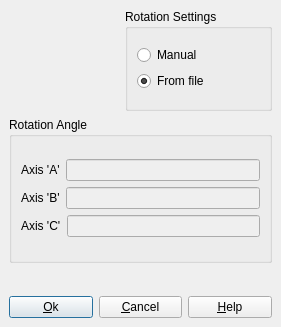
<?xml version="1.0" encoding="UTF-8"?>
<ui version="4.0">
 <class>RotAxisSetting</class>
 <widget class="QDialog" name="RotAxisSetting">
  <property name="geometry">
   <rect>
    <x>0</x>
    <y>0</y>
    <width>281</width>
    <height>327</height>
   </rect>
  </property>
  <property name="windowTitle">
   <string>Rotary Axes Settings</string>
  </property>
  <property name="windowIcon">
   <iconset>
    <normaloff>:/new/prefix1/images/appicon.png</normaloff>:/new/prefix1/images/appicon.png</iconset>
  </property>
  <layout class="QGridLayout">
   <property name="leftMargin">
    <number>9</number>
   </property>
   <property name="topMargin">
    <number>9</number>
   </property>
   <property name="rightMargin">
    <number>9</number>
   </property>
   <property name="bottomMargin">
    <number>9</number>
   </property>
   <property name="spacing">
    <number>6</number>
   </property>
   <item row="0" column="0">
    <layout class="QVBoxLayout">
     <property name="spacing">
      <number>6</number>
     </property>
     <property name="leftMargin">
      <number>0</number>
     </property>
     <property name="topMargin">
      <number>0</number>
     </property>
     <property name="rightMargin">
      <number>0</number>
     </property>
     <property name="bottomMargin">
      <number>0</number>
     </property>
     <item>
      <layout class="QVBoxLayout">
       <property name="spacing">
        <number>6</number>
       </property>
       <property name="leftMargin">
        <number>0</number>
       </property>
       <property name="topMargin">
        <number>0</number>
       </property>
       <property name="rightMargin">
        <number>0</number>
       </property>
       <property name="bottomMargin">
        <number>0</number>
       </property>
       <item>
        <layout class="QHBoxLayout">
         <property name="spacing">
          <number>6</number>
         </property>
         <property name="leftMargin">
          <number>0</number>
         </property>
         <property name="topMargin">
          <number>0</number>
         </property>
         <property name="rightMargin">
          <number>0</number>
         </property>
         <property name="bottomMargin">
          <number>0</number>
         </property>
         <item>
          <widget class="QLabel" name="pixmapLabel1">
           <property name="maximumSize">
            <size>
             <width>110</width>
             <height>110</height>
            </size>
           </property>
           <property name="pixmap">
            <pixmap resource="Virmac.qrc">:/images/rotax.png</pixmap>
           </property>
           <property name="scaledContents">
            <bool>true</bool>
           </property>
          </widget>
         </item>
         <item>
          <widget class="QGroupBox" name="groupBox">
           <property name="minimumSize">
            <size>
             <width>108</width>
             <height>102</height>
            </size>
           </property>
           <property name="title">
            <string>Rotation Settings</string>
           </property>
           <layout class="QGridLayout">
            <property name="leftMargin">
             <number>9</number>
            </property>
            <property name="topMargin">
             <number>9</number>
            </property>
            <property name="rightMargin">
             <number>9</number>
            </property>
            <property name="bottomMargin">
             <number>9</number>
            </property>
            <property name="spacing">
             <number>6</number>
            </property>
            <item row="0" column="0">
             <layout class="QVBoxLayout">
              <property name="spacing">
               <number>6</number>
              </property>
              <property name="leftMargin">
               <number>0</number>
              </property>
              <property name="topMargin">
               <number>0</number>
              </property>
              <property name="rightMargin">
               <number>0</number>
              </property>
              <property name="bottomMargin">
               <number>0</number>
              </property>
              <item>
               <widget class="QRadioButton" name="radioButton1">
                <property name="text">
                 <string>Manual</string>
                </property>
               </widget>
              </item>
              <item>
               <widget class="QRadioButton" name="radioButton2">
                <property name="text">
                 <string>From file</string>
                </property>
                <property name="checked">
                 <bool>true</bool>
                </property>
               </widget>
              </item>
             </layout>
            </item>
           </layout>
          </widget>
         </item>
        </layout>
       </item>
       <item>
        <widget class="QGroupBox" name="groupBox_2">
         <property name="minimumSize">
          <size>
           <width>226</width>
           <height>146</height>
          </size>
         </property>
         <property name="title">
          <string>Rotation Angle</string>
         </property>
         <layout class="QGridLayout">
          <property name="leftMargin">
           <number>9</number>
          </property>
          <property name="topMargin">
           <number>9</number>
          </property>
          <property name="rightMargin">
           <number>9</number>
          </property>
          <property name="bottomMargin">
           <number>9</number>
          </property>
          <property name="spacing">
           <number>6</number>
          </property>
          <item row="0" column="0">
           <layout class="QVBoxLayout">
            <property name="spacing">
             <number>6</number>
            </property>
            <property name="leftMargin">
             <number>0</number>
            </property>
            <property name="topMargin">
             <number>0</number>
            </property>
            <property name="rightMargin">
             <number>0</number>
            </property>
            <property name="bottomMargin">
             <number>0</number>
            </property>
            <item>
             <layout class="QHBoxLayout">
              <property name="spacing">
               <number>6</number>
              </property>
              <property name="leftMargin">
               <number>0</number>
              </property>
              <property name="topMargin">
               <number>0</number>
              </property>
              <property name="rightMargin">
               <number>0</number>
              </property>
              <property name="bottomMargin">
               <number>0</number>
              </property>
              <item>
               <widget class="QLabel" name="textLabel1">
                <property name="sizePolicy">
                 <sizepolicy hsizetype="Fixed" vsizetype="Fixed">
                  <horstretch>0</horstretch>
                  <verstretch>0</verstretch>
                 </sizepolicy>
                </property>
                <property name="text">
                 <string>Axis 'A'</string>
                </property>
               </widget>
              </item>
              <item>
               <widget class="QLineEdit" name="lineEditA">
                <property name="enabled">
                 <bool>false</bool>
                </property>
               </widget>
              </item>
             </layout>
            </item>
            <item>
             <layout class="QHBoxLayout">
              <property name="spacing">
               <number>6</number>
              </property>
              <property name="leftMargin">
               <number>0</number>
              </property>
              <property name="topMargin">
               <number>0</number>
              </property>
              <property name="rightMargin">
               <number>0</number>
              </property>
              <property name="bottomMargin">
               <number>0</number>
              </property>
              <item>
               <widget class="QLabel" name="textLabel2">
                <property name="sizePolicy">
                 <sizepolicy hsizetype="Fixed" vsizetype="Fixed">
                  <horstretch>0</horstretch>
                  <verstretch>0</verstretch>
                 </sizepolicy>
                </property>
                <property name="text">
                 <string>Axis 'B'</string>
                </property>
               </widget>
              </item>
              <item>
               <widget class="QLineEdit" name="lineEditB">
                <property name="enabled">
                 <bool>false</bool>
                </property>
               </widget>
              </item>
             </layout>
            </item>
            <item>
             <layout class="QHBoxLayout">
              <property name="spacing">
               <number>6</number>
              </property>
              <property name="leftMargin">
               <number>0</number>
              </property>
              <property name="topMargin">
               <number>0</number>
              </property>
              <property name="rightMargin">
               <number>0</number>
              </property>
              <property name="bottomMargin">
               <number>0</number>
              </property>
              <item>
               <widget class="QLabel" name="textLabel3">
                <property name="sizePolicy">
                 <sizepolicy hsizetype="Fixed" vsizetype="Fixed">
                  <horstretch>0</horstretch>
                  <verstretch>0</verstretch>
                 </sizepolicy>
                </property>
                <property name="text">
                 <string>Axis 'C'</string>
                </property>
               </widget>
              </item>
              <item>
               <widget class="QLineEdit" name="lineEditC">
                <property name="enabled">
                 <bool>false</bool>
                </property>
               </widget>
              </item>
             </layout>
            </item>
           </layout>
          </item>
         </layout>
        </widget>
       </item>
      </layout>
     </item>
     <item>
      <spacer>
       <property name="orientation">
        <enum>Qt::Vertical</enum>
       </property>
       <property name="sizeHint" stdset="0">
        <size>
         <width>20</width>
         <height>40</height>
        </size>
       </property>
      </spacer>
     </item>
     <item>
      <layout class="QHBoxLayout">
       <property name="spacing">
        <number>6</number>
       </property>
       <property name="leftMargin">
        <number>0</number>
       </property>
       <property name="topMargin">
        <number>0</number>
       </property>
       <property name="rightMargin">
        <number>0</number>
       </property>
       <property name="bottomMargin">
        <number>0</number>
       </property>
       <item>
        <widget class="QPushButton" name="okButton">
         <property name="text">
          <string>&amp;Ok</string>
         </property>
         <property name="icon">
          <iconset>
           <normaloff>image2</normaloff>image2</iconset>
         </property>
        </widget>
       </item>
       <item>
        <widget class="QPushButton" name="cancelButton">
         <property name="text">
          <string>&amp;Cancel</string>
         </property>
         <property name="icon">
          <iconset>
           <normaloff>image3</normaloff>image3</iconset>
         </property>
        </widget>
       </item>
       <item>
        <widget class="QPushButton" name="helpButton">
         <property name="text">
          <string>&amp;Help</string>
         </property>
         <property name="icon">
          <iconset>
           <normaloff>image4</normaloff>image4</iconset>
         </property>
         <property name="shortcut">
          <string>Alt+H</string>
         </property>
        </widget>
       </item>
      </layout>
     </item>
    </layout>
   </item>
  </layout>
 </widget>
 <layoutdefault spacing="6" margin="11"/>
 <tabstops>
  <tabstop>okButton</tabstop>
  <tabstop>cancelButton</tabstop>
 </tabstops>
 <resources>
  <include location="Virmac.qrc"/>
 </resources>
 <connections>
  <connection>
   <sender>okButton</sender>
   <signal>clicked()</signal>
   <receiver>RotAxisSetting</receiver>
   <slot>accept()</slot>
   <hints>
    <hint type="sourcelabel">
     <x>31</x>
     <y>301</y>
    </hint>
    <hint type="destinationlabel">
     <x>20</x>
     <y>20</y>
    </hint>
   </hints>
  </connection>
  <connection>
   <sender>cancelButton</sender>
   <signal>clicked()</signal>
   <receiver>RotAxisSetting</receiver>
   <slot>reject()</slot>
   <hints>
    <hint type="sourcelabel">
     <x>98</x>
     <y>301</y>
    </hint>
    <hint type="destinationlabel">
     <x>20</x>
     <y>20</y>
    </hint>
   </hints>
  </connection>
  <connection>
   <sender>radioButton1</sender>
   <signal>toggled(bool)</signal>
   <receiver>lineEditA</receiver>
   <slot>setEnabled(bool)</slot>
   <hints>
    <hint type="sourcelabel">
     <x>151</x>
     <y>62</y>
    </hint>
    <hint type="destinationlabel">
     <x>149</x>
     <y>168</y>
    </hint>
   </hints>
  </connection>
  <connection>
   <sender>radioButton1</sender>
   <signal>toggled(bool)</signal>
   <receiver>lineEditB</receiver>
   <slot>setEnabled(bool)</slot>
   <hints>
    <hint type="sourcelabel">
     <x>188</x>
     <y>63</y>
    </hint>
    <hint type="destinationlabel">
     <x>202</x>
     <y>208</y>
    </hint>
   </hints>
  </connection>
  <connection>
   <sender>radioButton1</sender>
   <signal>toggled(bool)</signal>
   <receiver>lineEditC</receiver>
   <slot>setEnabled(bool)</slot>
   <hints>
    <hint type="sourcelabel">
     <x>221</x>
     <y>62</y>
    </hint>
    <hint type="destinationlabel">
     <x>222</x>
     <y>240</y>
    </hint>
   </hints>
  </connection>
 </connections>
</ui>
